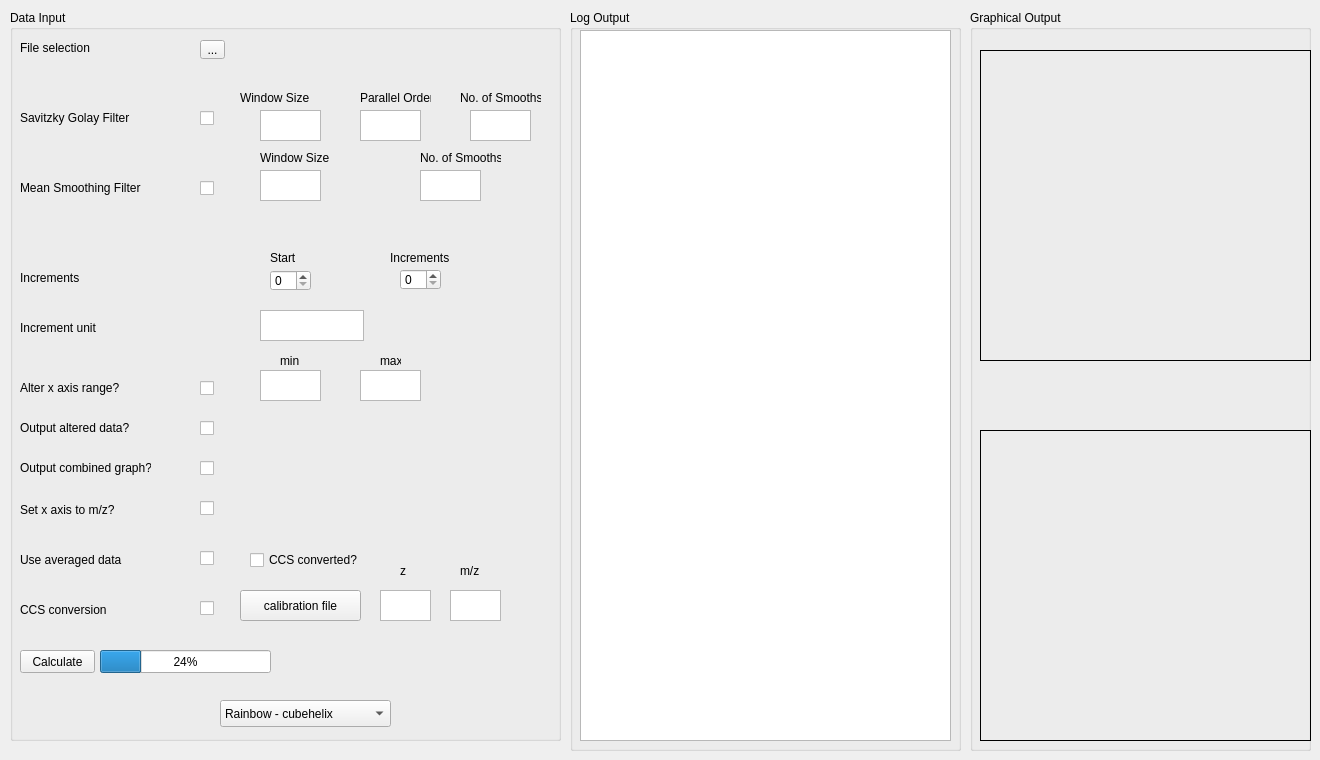
    <widget class="QWidget" name="tab">
     <attribute name="title">
      <string>Single Data Set</string>
     </attribute>
     <widget class="QGroupBox" name="groupBox">
      <property name="geometry">
       <rect>
        <x>10</x>
        <y>10</y>
        <width>551</width>
        <height>731</height>
       </rect>
      </property>
      <property name="title">
       <string>Data Input</string>
      </property>
      <widget class="QLabel" name="label">
       <property name="geometry">
        <rect>
         <x>10</x>
         <y>30</y>
         <width>111</width>
         <height>16</height>
        </rect>
       </property>
       <property name="mouseTracking">
        <bool>true</bool>
       </property>
       <property name="text">
        <string>File selection</string>
       </property>
      </widget>
      <widget class="QToolButton" name="file_selector">
       <property name="geometry">
        <rect>
         <x>190</x>
         <y>30</y>
         <width>25</width>
         <height>19</height>
        </rect>
       </property>
       <property name="text">
        <string>...</string>
       </property>
      </widget>
      <widget class="QLabel" name="label_2">
       <property name="geometry">
        <rect>
         <x>10</x>
         <y>100</y>
         <width>161</width>
         <height>16</height>
        </rect>
       </property>
       <property name="mouseTracking">
        <bool>true</bool>
       </property>
       <property name="text">
        <string>Savitzky Golay Filter</string>
       </property>
      </widget>
      <widget class="QPushButton" name="calculate">
       <property name="geometry">
        <rect>
         <x>10</x>
         <y>640</y>
         <width>75</width>
         <height>23</height>
        </rect>
       </property>
       <property name="text">
        <string>Calculate</string>
       </property>
      </widget>
      <widget class="QLabel" name="label_3">
       <property name="geometry">
        <rect>
         <x>10</x>
         <y>260</y>
         <width>171</width>
         <height>16</height>
        </rect>
       </property>
       <property name="text">
        <string>Increments</string>
       </property>
      </widget>
      <widget class="QSpinBox" name="start_v">
       <property name="geometry">
        <rect>
         <x>260</x>
         <y>260</y>
         <width>41</width>
         <height>21</height>
        </rect>
       </property>
      </widget>
      <widget class="QSpinBox" name="increment">
       <property name="geometry">
        <rect>
         <x>390</x>
         <y>259</y>
         <width>41</width>
         <height>21</height>
        </rect>
       </property>
      </widget>
      <widget class="QLabel" name="label_4">
       <property name="geometry">
        <rect>
         <x>260</x>
         <y>240</y>
         <width>61</width>
         <height>16</height>
        </rect>
       </property>
       <property name="layoutDirection">
        <enum>Qt::RightToLeft</enum>
       </property>
       <property name="text">
        <string>Start</string>
       </property>
      </widget>
      <widget class="QLabel" name="label_5">
       <property name="geometry">
        <rect>
         <x>380</x>
         <y>240</y>
         <width>91</width>
         <height>16</height>
        </rect>
       </property>
       <property name="text">
        <string>Increments</string>
       </property>
      </widget>
      <widget class="QLabel" name="label_6">
       <property name="geometry">
        <rect>
         <x>230</x>
         <y>80</y>
         <width>101</width>
         <height>16</height>
        </rect>
       </property>
       <property name="text">
        <string>Window Size</string>
       </property>
      </widget>
      <widget class="QLabel" name="label_7">
       <property name="geometry">
        <rect>
         <x>350</x>
         <y>80</y>
         <width>71</width>
         <height>16</height>
        </rect>
       </property>
       <property name="text">
        <string>Parallel Order</string>
       </property>
      </widget>
      <widget class="QProgressBar" name="progressBar">
       <property name="geometry">
        <rect>
         <x>90</x>
         <y>640</y>
         <width>171</width>
         <height>23</height>
        </rect>
       </property>
       <property name="value">
        <number>24</number>
       </property>
      </widget>
      <widget class="QCheckBox" name="SG_checkBox">
       <property name="geometry">
        <rect>
         <x>190</x>
         <y>100</y>
         <width>21</width>
         <height>17</height>
        </rect>
       </property>
       <property name="text">
        <string/>
       </property>
      </widget>
      <widget class="QTextEdit" name="SG_windowsize">
       <property name="geometry">
        <rect>
         <x>250</x>
         <y>100</y>
         <width>61</width>
         <height>31</height>
        </rect>
       </property>
      </widget>
      <widget class="QTextEdit" name="SG_parallelorder">
       <property name="geometry">
        <rect>
         <x>350</x>
         <y>100</y>
         <width>61</width>
         <height>31</height>
        </rect>
       </property>
      </widget>
      <widget class="QLabel" name="label_8">
       <property name="geometry">
        <rect>
         <x>10</x>
         <y>410</y>
         <width>141</width>
         <height>16</height>
        </rect>
       </property>
       <property name="text">
        <string>Output altered data?</string>
       </property>
      </widget>
      <widget class="QCheckBox" name="smoothedoutput_checkBox">
       <property name="geometry">
        <rect>
         <x>190</x>
         <y>410</y>
         <width>111</width>
         <height>17</height>
        </rect>
       </property>
       <property name="text">
        <string/>
       </property>
      </widget>
      <widget class="QLabel" name="label_9">
       <property name="geometry">
        <rect>
         <x>10</x>
         <y>170</y>
         <width>161</width>
         <height>16</height>
        </rect>
       </property>
       <property name="mouseTracking">
        <bool>true</bool>
       </property>
       <property name="text">
        <string>Mean Smoothing Filter</string>
       </property>
      </widget>
      <widget class="QCheckBox" name="mean_checkBox">
       <property name="geometry">
        <rect>
         <x>190</x>
         <y>170</y>
         <width>21</width>
         <height>17</height>
        </rect>
       </property>
       <property name="text">
        <string/>
       </property>
      </widget>
      <widget class="QLabel" name="label_10">
       <property name="geometry">
        <rect>
         <x>250</x>
         <y>140</y>
         <width>101</width>
         <height>16</height>
        </rect>
       </property>
       <property name="text">
        <string>Window Size</string>
       </property>
      </widget>
      <widget class="QLabel" name="label_11">
       <property name="geometry">
        <rect>
         <x>410</x>
         <y>140</y>
         <width>81</width>
         <height>16</height>
        </rect>
       </property>
       <property name="text">
        <string>No. of Smooths</string>
       </property>
      </widget>
      <widget class="QTextEdit" name="mean_windowsize">
       <property name="geometry">
        <rect>
         <x>250</x>
         <y>160</y>
         <width>61</width>
         <height>31</height>
        </rect>
       </property>
      </widget>
      <widget class="QTextEdit" name="mean_smoothNumber">
       <property name="geometry">
        <rect>
         <x>410</x>
         <y>160</y>
         <width>61</width>
         <height>31</height>
        </rect>
       </property>
      </widget>
      <widget class="QTextEdit" name="SG_smoothNumber">
       <property name="geometry">
        <rect>
         <x>460</x>
         <y>100</y>
         <width>61</width>
         <height>31</height>
        </rect>
       </property>
      </widget>
      <widget class="QLabel" name="label_12">
       <property name="geometry">
        <rect>
         <x>450</x>
         <y>80</y>
         <width>81</width>
         <height>16</height>
        </rect>
       </property>
       <property name="text">
        <string>No. of Smooths</string>
       </property>
      </widget>
      <widget class="QCheckBox" name="mz_button">
       <property name="geometry">
        <rect>
         <x>190</x>
         <y>490</y>
         <width>31</width>
         <height>17</height>
        </rect>
       </property>
       <property name="text">
        <string/>
       </property>
      </widget>
      <widget class="QCheckBox" name="combined_button">
       <property name="geometry">
        <rect>
         <x>190</x>
         <y>450</y>
         <width>21</width>
         <height>17</height>
        </rect>
       </property>
       <property name="text">
        <string/>
       </property>
      </widget>
      <widget class="QLabel" name="label_13">
       <property name="geometry">
        <rect>
         <x>10</x>
         <y>490</y>
         <width>141</width>
         <height>20</height>
        </rect>
       </property>
       <property name="text">
        <string>Set x axis to m/z?</string>
       </property>
      </widget>
      <widget class="QLabel" name="label_14">
       <property name="geometry">
        <rect>
         <x>10</x>
         <y>450</y>
         <width>131</width>
         <height>16</height>
        </rect>
       </property>
       <property name="text">
        <string>Output combined graph?</string>
       </property>
      </widget>
      <widget class="QLabel" name="label_15">
       <property name="geometry">
        <rect>
         <x>10</x>
         <y>310</y>
         <width>101</width>
         <height>16</height>
        </rect>
       </property>
       <property name="text">
        <string>Increment unit</string>
       </property>
      </widget>
      <widget class="QTextEdit" name="increment_unit">
       <property name="geometry">
        <rect>
         <x>250</x>
         <y>300</y>
         <width>104</width>
         <height>31</height>
        </rect>
       </property>
      </widget>
      <widget class="QTextEdit" name="ccs_mz">
       <property name="geometry">
        <rect>
         <x>440</x>
         <y>580</y>
         <width>51</width>
         <height>31</height>
        </rect>
       </property>
      </widget>
      <widget class="QLabel" name="label_16">
       <property name="geometry">
        <rect>
         <x>10</x>
         <y>590</y>
         <width>171</width>
         <height>20</height>
        </rect>
       </property>
       <property name="text">
        <string>CCS conversion</string>
       </property>
      </widget>
      <widget class="QCheckBox" name="ccs_button">
       <property name="geometry">
        <rect>
         <x>190</x>
         <y>590</y>
         <width>111</width>
         <height>17</height>
        </rect>
       </property>
       <property name="text">
        <string/>
       </property>
      </widget>
      <widget class="QTextEdit" name="ccs_z">
       <property name="geometry">
        <rect>
         <x>370</x>
         <y>580</y>
         <width>51</width>
         <height>31</height>
        </rect>
       </property>
      </widget>
      <widget class="QToolButton" name="calibration_selector">
       <property name="geometry">
        <rect>
         <x>230</x>
         <y>580</y>
         <width>121</width>
         <height>31</height>
        </rect>
       </property>
       <property name="text">
        <string>calibration file</string>
       </property>
      </widget>
      <widget class="QLabel" name="label_36">
       <property name="geometry">
        <rect>
         <x>390</x>
         <y>550</y>
         <width>21</width>
         <height>21</height>
        </rect>
       </property>
       <property name="text">
        <string>z</string>
       </property>
      </widget>
      <widget class="QLabel" name="label_37">
       <property name="geometry">
        <rect>
         <x>450</x>
         <y>550</y>
         <width>31</width>
         <height>21</height>
        </rect>
       </property>
       <property name="text">
        <string>m/z</string>
       </property>
      </widget>
      <widget class="QComboBox" name="colourbox">
       <property name="geometry">
        <rect>
         <x>210</x>
         <y>690</y>
         <width>171</width>
         <height>27</height>
        </rect>
       </property>
       <item>
        <property name="text">
         <string>Rainbow - cubehelix</string>
        </property>
       </item>
       <item>
        <property name="text">
         <string>Rainbow - HUSL</string>
        </property>
       </item>
       <item>
        <property name="text">
         <string>Blue - cubehelix</string>
        </property>
       </item>
       <item>
        <property name="text">
         <string>Red - cubehelix</string>
        </property>
       </item>
       <item>
        <property name="text">
         <string>Green - cubehelix</string>
        </property>
       </item>
      </widget>
      <widget class="QCheckBox" name="averaged_data_button">
       <property name="geometry">
        <rect>
         <x>190</x>
         <y>540</y>
         <width>31</width>
         <height>17</height>
        </rect>
       </property>
       <property name="text">
        <string/>
       </property>
      </widget>
      <widget class="QLabel" name="label_63">
       <property name="geometry">
        <rect>
         <x>10</x>
         <y>540</y>
         <width>141</width>
         <height>20</height>
        </rect>
       </property>
       <property name="text">
        <string>Use averaged data</string>
       </property>
      </widget>
      <widget class="QCheckBox" name="average_ccs_button">
       <property name="geometry">
        <rect>
         <x>240</x>
         <y>540</y>
         <width>121</width>
         <height>20</height>
        </rect>
       </property>
       <property name="text">
        <string>CCS converted?</string>
       </property>
      </widget>
      <widget class="QTextEdit" name="xrange_min">
       <property name="geometry">
        <rect>
         <x>250</x>
         <y>360</y>
         <width>61</width>
         <height>31</height>
        </rect>
       </property>
      </widget>
      <widget class="QLabel" name="label_45">
       <property name="geometry">
        <rect>
         <x>10</x>
         <y>370</y>
         <width>141</width>
         <height>16</height>
        </rect>
       </property>
       <property name="text">
        <string>Alter x axis range?</string>
       </property>
      </widget>
      <widget class="QTextEdit" name="xrange_max">
       <property name="geometry">
        <rect>
         <x>350</x>
         <y>360</y>
         <width>61</width>
         <height>31</height>
        </rect>
       </property>
      </widget>
      <widget class="QCheckBox" name="xrange_checkBox">
       <property name="geometry">
        <rect>
         <x>190</x>
         <y>370</y>
         <width>41</width>
         <height>17</height>
        </rect>
       </property>
       <property name="text">
        <string/>
       </property>
      </widget>
      <widget class="QLabel" name="label_46">
       <property name="geometry">
        <rect>
         <x>270</x>
         <y>340</y>
         <width>21</width>
         <height>21</height>
        </rect>
       </property>
       <property name="text">
        <string>min</string>
       </property>
      </widget>
      <widget class="QLabel" name="label_47">
       <property name="geometry">
        <rect>
         <x>370</x>
         <y>340</y>
         <width>21</width>
         <height>21</height>
        </rect>
       </property>
       <property name="text">
        <string>max</string>
       </property>
      </widget>
     </widget>
     <widget class="QGroupBox" name="groupBox_3">
      <property name="geometry">
       <rect>
        <x>570</x>
        <y>10</y>
        <width>391</width>
        <height>741</height>
       </rect>
      </property>
      <property name="title">
       <string>Log Output</string>
      </property>
      <widget class="QScrollArea" name="scrollArea">
       <property name="geometry">
        <rect>
         <x>40</x>
         <y>20</y>
         <width>341</width>
         <height>711</height>
        </rect>
       </property>
       <property name="widgetResizable">
        <bool>true</bool>
       </property>
       <widget class="QWidget" name="scrollAreaWidgetContents">
        <property name="geometry">
         <rect>
          <x>0</x>
          <y>0</y>
          <width>339</width>
          <height>709</height>
         </rect>
        </property>
       </widget>
      </widget>
      <widget class="QPlainTextEdit" name="log">
       <property name="geometry">
        <rect>
         <x>10</x>
         <y>20</y>
         <width>371</width>
         <height>711</height>
        </rect>
       </property>
       <property name="readOnly">
        <bool>true</bool>
       </property>
      </widget>
     </widget>
     <widget class="QGroupBox" name="groupBox_2">
      <property name="geometry">
       <rect>
        <x>970</x>
        <y>10</y>
        <width>341</width>
        <height>741</height>
       </rect>
      </property>
      <property name="title">
       <string>Graphical Output</string>
      </property>
      <widget class="QLabel" name="graph_placement">
       <property name="geometry">
        <rect>
         <x>10</x>
         <y>420</y>
         <width>331</width>
         <height>311</height>
        </rect>
       </property>
       <property name="frameShape">
        <enum>QFrame::Box</enum>
       </property>
       <property name="text">
        <string/>
       </property>
       <property name="scaledContents">
        <bool>true</bool>
       </property>
      </widget>
      <widget class="QLabel" name="ATD_gif">
       <property name="geometry">
        <rect>
         <x>10</x>
         <y>40</y>
         <width>331</width>
         <height>311</height>
        </rect>
       </property>
       <property name="frameShape">
        <enum>QFrame::Box</enum>
       </property>
       <property name="text">
        <string/>
       </property>
       <property name="scaledContents">
        <bool>true</bool>
       </property>
      </widget>
     </widget>
    </widget>
